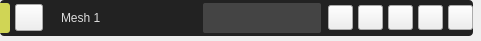
<?xml version="1.0" encoding="UTF-8"?>
<ui version="4.0">
 <class>FormDrawMeshCard</class>
 <widget class="QWidget" name="FormDrawMeshCard">
  <property name="geometry">
   <rect>
    <x>0</x>
    <y>0</y>
    <width>481</width>
    <height>41</height>
   </rect>
  </property>
  <property name="sizePolicy">
   <sizepolicy hsizetype="Preferred" vsizetype="Preferred">
    <horstretch>0</horstretch>
    <verstretch>0</verstretch>
   </sizepolicy>
  </property>
  <property name="windowTitle">
   <string>Form</string>
  </property>
  <property name="styleSheet">
   <string notr="true">/*Colores primarios*/
/* 
gris oscuro #222222 #333333 #444444
gris claro #999999 #DDDDDD
verde claro #C8CC8E
vinotinto #742427
*/
/*Colores secundarios */
/* 
Azules #36C9C6 #00BDB9 #77ACA2
rojos #910D3F #C70039 #F94646
naranjas #D34E24 #F28123 #F7F052
*/

/* Funetes/*

/*
italic: font: italic 9pt &quot;Ubuntu&quot;;
regular: font: 9pt &quot;Ubuntu&quot;;
light: font: 300 9pt &quot;Ubuntu&quot;;
medium: font: 500 9pt &quot;Ubuntu&quot;;
bold: font: 700 9pt &quot;Ubuntu&quot;;
*/

/****************************************************************************************************************************************************/


QLabel#label_cardNameMesh{
font: 500 9pt &quot;Ubuntu&quot;;
color: #DDDDDD;
margin-left: 10px;
}

QFrame#frame_card{
background: #222222;
border-radius:4px
}
QFrame#frame_color{
background: #D0D555;
border-top-right-radius:3px;
border-bottom-right-radius: 3px
}


QToolButton[style_mesh_card_button=&quot;1&quot;]{
background-color: transparent;
border: 1px solid #222222;
border-radius: 3px ;
}

QToolButton[style_mesh_card_button=&quot;1&quot;]:hover{ 
background-color: #444444;
}

QToolButton[style_mesh_card_button=&quot;1&quot;]:pressed{
border-top: 2px solid #222222;
border-left: 2px solid #222222;
}  


QLineEdit#lineEdit_nameMesh{
font: 9pt &quot;Ubuntu&quot;;
color: #DDDDDD;
background-color: #444444;
border-radius: 2px ;
padding-right: 6px;
padding-left: 6px;

}

</string>
  </property>
  <layout class="QHBoxLayout" name="horizontalLayout_2">
   <property name="spacing">
    <number>0</number>
   </property>
   <property name="leftMargin">
    <number>0</number>
   </property>
   <property name="topMargin">
    <number>0</number>
   </property>
   <property name="rightMargin">
    <number>8</number>
   </property>
   <property name="bottomMargin">
    <number>5</number>
   </property>
   <item>
    <widget class="QFrame" name="frame_card">
     <property name="sizePolicy">
      <sizepolicy hsizetype="Preferred" vsizetype="Fixed">
       <horstretch>0</horstretch>
       <verstretch>0</verstretch>
      </sizepolicy>
     </property>
     <property name="minimumSize">
      <size>
       <width>0</width>
       <height>0</height>
      </size>
     </property>
     <property name="maximumSize">
      <size>
       <width>16777215</width>
       <height>16777215</height>
      </size>
     </property>
     <property name="frameShape">
      <enum>QFrame::StyledPanel</enum>
     </property>
     <property name="frameShadow">
      <enum>QFrame::Raised</enum>
     </property>
     <layout class="QHBoxLayout" name="horizontalLayout">
      <property name="spacing">
       <number>5</number>
      </property>
      <property name="leftMargin">
       <number>0</number>
      </property>
      <property name="topMargin">
       <number>3</number>
      </property>
      <property name="rightMargin">
       <number>0</number>
      </property>
      <property name="bottomMargin">
       <number>3</number>
      </property>
      <item>
       <widget class="QFrame" name="frame_color">
        <property name="minimumSize">
         <size>
          <width>10</width>
          <height>30</height>
         </size>
        </property>
        <property name="maximumSize">
         <size>
          <width>10</width>
          <height>30</height>
         </size>
        </property>
        <property name="frameShape">
         <enum>QFrame::StyledPanel</enum>
        </property>
        <property name="frameShadow">
         <enum>QFrame::Raised</enum>
        </property>
       </widget>
      </item>
      <item>
       <widget class="QToolButton" name="toolButton_colorMesh">
        <property name="text">
         <string/>
        </property>
        <property name="icon">
         <iconset>
          <normaloff>../resources/iconos/iconos_menu_draw_mesh/colo_picker.svg</normaloff>../resources/iconos/iconos_menu_draw_mesh/colo_picker.svg</iconset>
        </property>
        <property name="iconSize">
         <size>
          <width>20</width>
          <height>20</height>
         </size>
        </property>
        <property name="arrowType">
         <enum>Qt::NoArrow</enum>
        </property>
        <property name="style_mesh_card_button" stdset="0">
         <number>1</number>
        </property>
       </widget>
      </item>
      <item>
       <widget class="QLabel" name="label_cardNameMesh">
        <property name="sizePolicy">
         <sizepolicy hsizetype="Fixed" vsizetype="Preferred">
          <horstretch>0</horstretch>
          <verstretch>0</verstretch>
         </sizepolicy>
        </property>
        <property name="minimumSize">
         <size>
          <width>150</width>
          <height>0</height>
         </size>
        </property>
        <property name="maximumSize">
         <size>
          <width>160</width>
          <height>16777215</height>
         </size>
        </property>
        <property name="text">
         <string>Mesh 1</string>
        </property>
        <property name="alignment">
         <set>Qt::AlignLeading|Qt::AlignLeft|Qt::AlignVCenter</set>
        </property>
       </widget>
      </item>
      <item>
       <widget class="QLineEdit" name="lineEdit_nameMesh">
        <property name="sizePolicy">
         <sizepolicy hsizetype="Fixed" vsizetype="Preferred">
          <horstretch>0</horstretch>
          <verstretch>0</verstretch>
         </sizepolicy>
        </property>
        <property name="minimumSize">
         <size>
          <width>0</width>
          <height>0</height>
         </size>
        </property>
        <property name="maximumSize">
         <size>
          <width>160</width>
          <height>16777215</height>
         </size>
        </property>
        <property name="text">
         <string/>
        </property>
       </widget>
      </item>
      <item>
       <spacer name="horizontalSpacer">
        <property name="orientation">
         <enum>Qt::Horizontal</enum>
        </property>
        <property name="sizeHint" stdset="0">
         <size>
          <width>40</width>
          <height>20</height>
         </size>
        </property>
       </spacer>
      </item>
      <item>
       <widget class="QToolButton" name="toolButton_okMesh">
        <property name="sizePolicy">
         <sizepolicy hsizetype="Fixed" vsizetype="Maximum">
          <horstretch>0</horstretch>
          <verstretch>0</verstretch>
         </sizepolicy>
        </property>
        <property name="minimumSize">
         <size>
          <width>25</width>
          <height>25</height>
         </size>
        </property>
        <property name="maximumSize">
         <size>
          <width>25</width>
          <height>25</height>
         </size>
        </property>
        <property name="font">
         <font>
          <family>Ubuntu</family>
          <pointsize>7</pointsize>
         </font>
        </property>
        <property name="styleSheet">
         <string notr="true"/>
        </property>
        <property name="text">
         <string/>
        </property>
        <property name="icon">
         <iconset>
          <normaloff>../resources/iconos/iconos_generales/ok.svg</normaloff>../resources/iconos/iconos_generales/ok.svg</iconset>
        </property>
        <property name="iconSize">
         <size>
          <width>15</width>
          <height>15</height>
         </size>
        </property>
        <property name="toolButtonStyle">
         <enum>Qt::ToolButtonIconOnly</enum>
        </property>
        <property name="style_mesh_card_button" stdset="0">
         <number>1</number>
        </property>
       </widget>
      </item>
      <item>
       <widget class="QToolButton" name="toolButton_exitMesh">
        <property name="sizePolicy">
         <sizepolicy hsizetype="Fixed" vsizetype="Maximum">
          <horstretch>0</horstretch>
          <verstretch>0</verstretch>
         </sizepolicy>
        </property>
        <property name="minimumSize">
         <size>
          <width>25</width>
          <height>25</height>
         </size>
        </property>
        <property name="maximumSize">
         <size>
          <width>25</width>
          <height>25</height>
         </size>
        </property>
        <property name="font">
         <font>
          <family>Ubuntu</family>
          <pointsize>7</pointsize>
         </font>
        </property>
        <property name="styleSheet">
         <string notr="true"/>
        </property>
        <property name="text">
         <string/>
        </property>
        <property name="icon">
         <iconset>
          <normaloff>../resources/iconos/iconos_generales/exit_2.svg</normaloff>../resources/iconos/iconos_generales/exit_2.svg</iconset>
        </property>
        <property name="iconSize">
         <size>
          <width>15</width>
          <height>15</height>
         </size>
        </property>
        <property name="toolButtonStyle">
         <enum>Qt::ToolButtonIconOnly</enum>
        </property>
        <property name="style_mesh_card_button" stdset="0">
         <number>1</number>
        </property>
       </widget>
      </item>
      <item>
       <widget class="QToolButton" name="toolButton_editMesh">
        <property name="sizePolicy">
         <sizepolicy hsizetype="Fixed" vsizetype="Maximum">
          <horstretch>0</horstretch>
          <verstretch>0</verstretch>
         </sizepolicy>
        </property>
        <property name="minimumSize">
         <size>
          <width>25</width>
          <height>25</height>
         </size>
        </property>
        <property name="maximumSize">
         <size>
          <width>25</width>
          <height>25</height>
         </size>
        </property>
        <property name="font">
         <font>
          <family>Ubuntu</family>
          <pointsize>7</pointsize>
         </font>
        </property>
        <property name="styleSheet">
         <string notr="true"/>
        </property>
        <property name="text">
         <string/>
        </property>
        <property name="icon">
         <iconset>
          <normaloff>../resources/iconos/iconos_generales/edit.svg</normaloff>../resources/iconos/iconos_generales/edit.svg</iconset>
        </property>
        <property name="iconSize">
         <size>
          <width>15</width>
          <height>15</height>
         </size>
        </property>
        <property name="toolButtonStyle">
         <enum>Qt::ToolButtonIconOnly</enum>
        </property>
        <property name="style_mesh_card_button" stdset="0">
         <number>1</number>
        </property>
       </widget>
      </item>
      <item>
       <widget class="QToolButton" name="toolButton_showHideMesh">
        <property name="sizePolicy">
         <sizepolicy hsizetype="Fixed" vsizetype="Maximum">
          <horstretch>25</horstretch>
          <verstretch>25</verstretch>
         </sizepolicy>
        </property>
        <property name="minimumSize">
         <size>
          <width>25</width>
          <height>25</height>
         </size>
        </property>
        <property name="maximumSize">
         <size>
          <width>25</width>
          <height>25</height>
         </size>
        </property>
        <property name="font">
         <font>
          <family>Ubuntu</family>
          <pointsize>7</pointsize>
         </font>
        </property>
        <property name="styleSheet">
         <string notr="true"/>
        </property>
        <property name="text">
         <string/>
        </property>
        <property name="icon">
         <iconset>
          <normaloff>../resources/iconos/iconos_menu_draw_mesh/view.svg</normaloff>../resources/iconos/iconos_menu_draw_mesh/view.svg</iconset>
        </property>
        <property name="iconSize">
         <size>
          <width>15</width>
          <height>15</height>
         </size>
        </property>
        <property name="toolButtonStyle">
         <enum>Qt::ToolButtonIconOnly</enum>
        </property>
        <property name="style_mesh_card_button" stdset="0">
         <number>1</number>
        </property>
       </widget>
      </item>
      <item>
       <widget class="QToolButton" name="toolButton_closeMesh">
        <property name="sizePolicy">
         <sizepolicy hsizetype="Fixed" vsizetype="Maximum">
          <horstretch>0</horstretch>
          <verstretch>0</verstretch>
         </sizepolicy>
        </property>
        <property name="minimumSize">
         <size>
          <width>25</width>
          <height>25</height>
         </size>
        </property>
        <property name="maximumSize">
         <size>
          <width>25</width>
          <height>25</height>
         </size>
        </property>
        <property name="font">
         <font>
          <family>Ubuntu</family>
          <pointsize>7</pointsize>
         </font>
        </property>
        <property name="styleSheet">
         <string notr="true"/>
        </property>
        <property name="text">
         <string/>
        </property>
        <property name="icon">
         <iconset>
          <normaloff>../resources/iconos/iconos_consola/exit.svg</normaloff>../resources/iconos/iconos_consola/exit.svg</iconset>
        </property>
        <property name="iconSize">
         <size>
          <width>15</width>
          <height>15</height>
         </size>
        </property>
        <property name="toolButtonStyle">
         <enum>Qt::ToolButtonIconOnly</enum>
        </property>
        <property name="style_mesh_card_button" stdset="0">
         <number>1</number>
        </property>
       </widget>
      </item>
     </layout>
    </widget>
   </item>
  </layout>
 </widget>
 <resources/>
 <connections/>
</ui>
